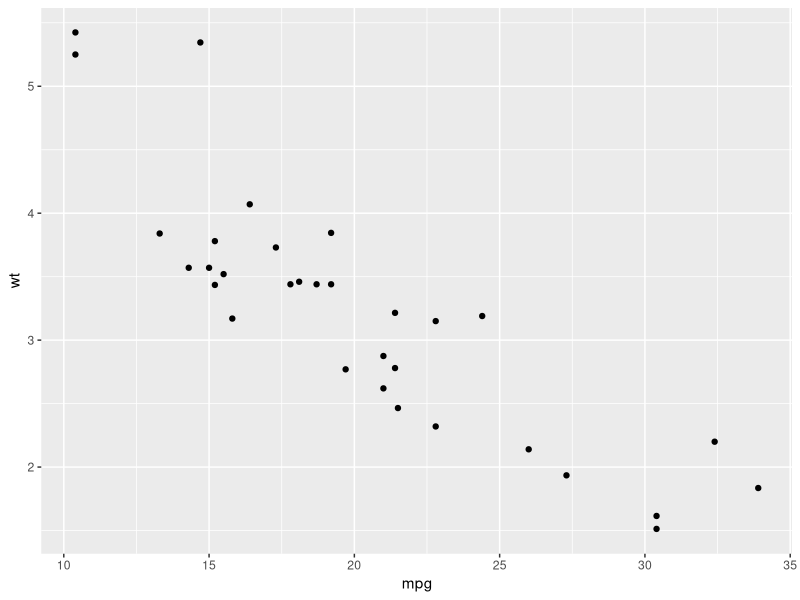
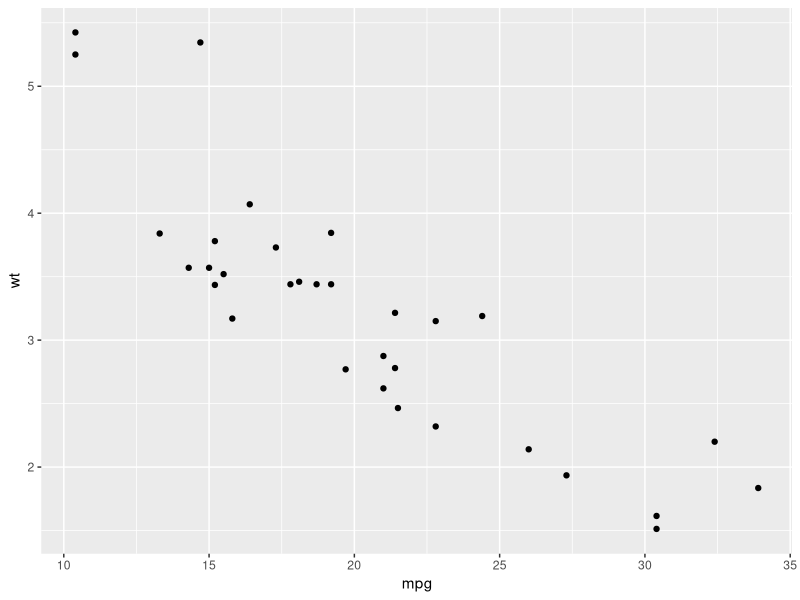
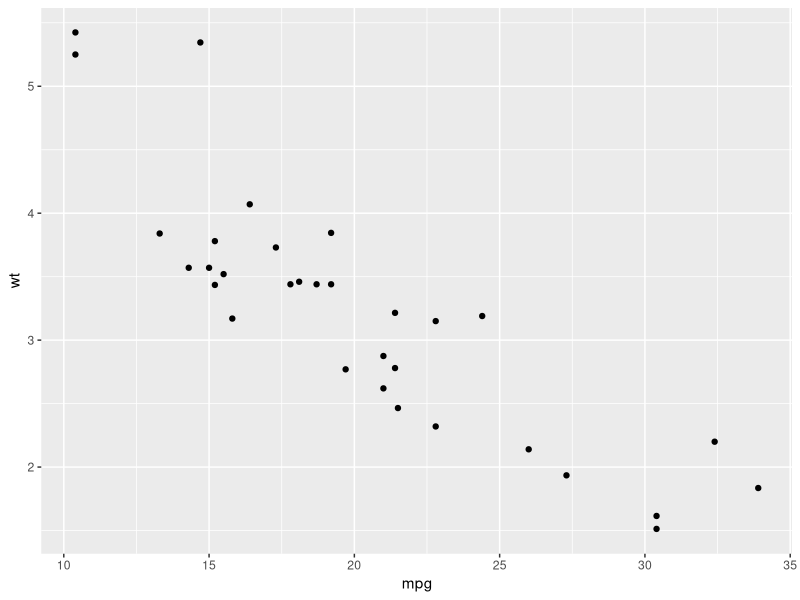
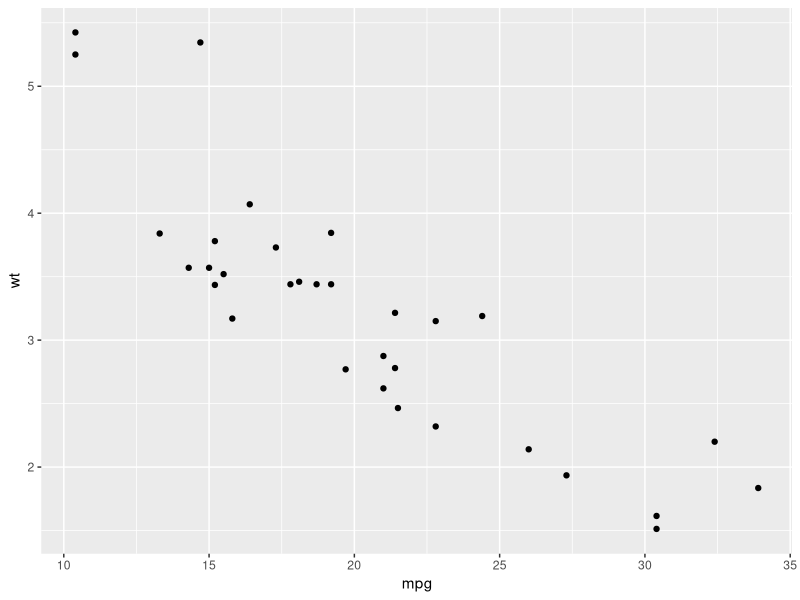
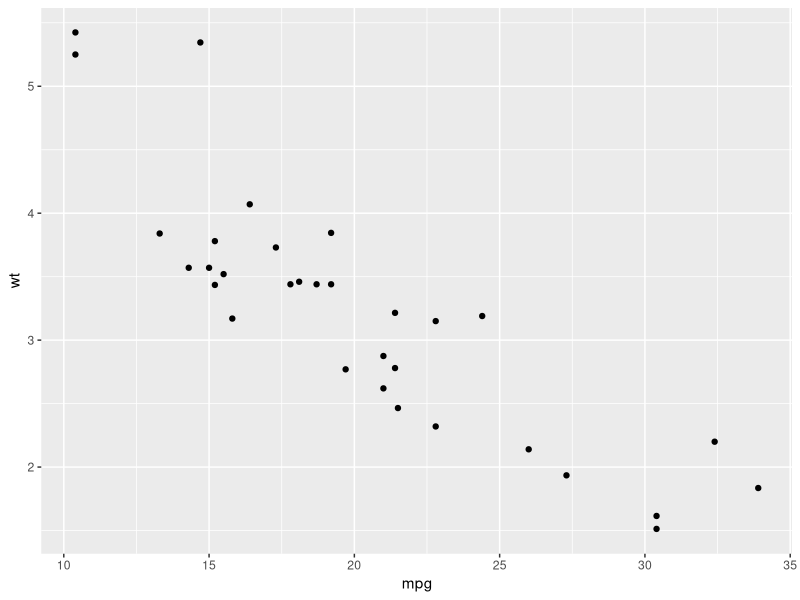
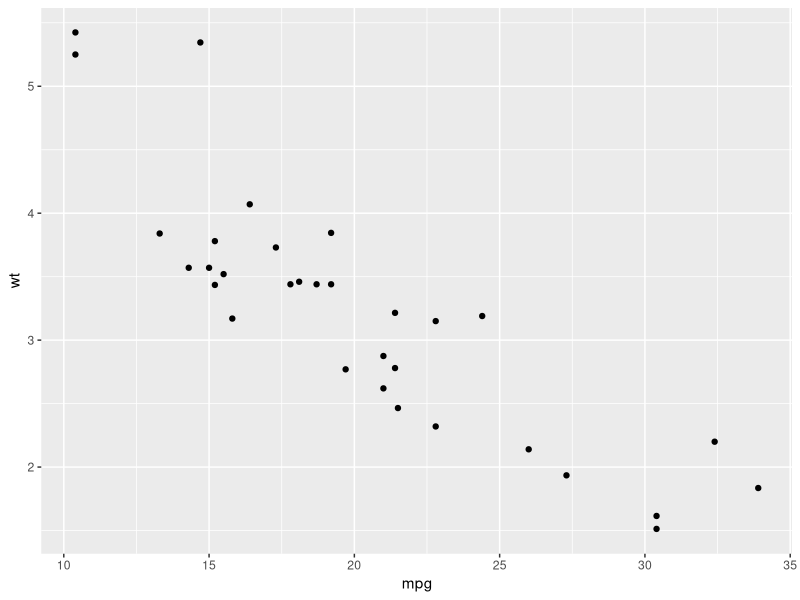
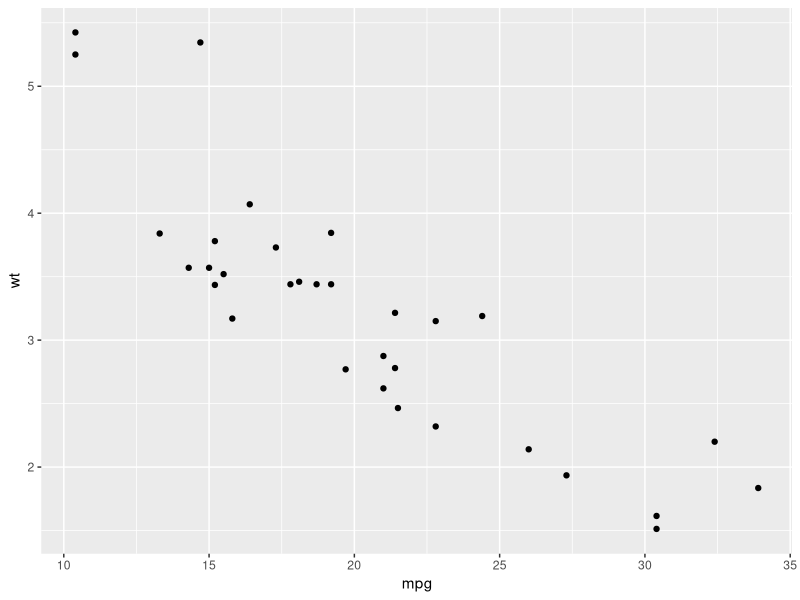
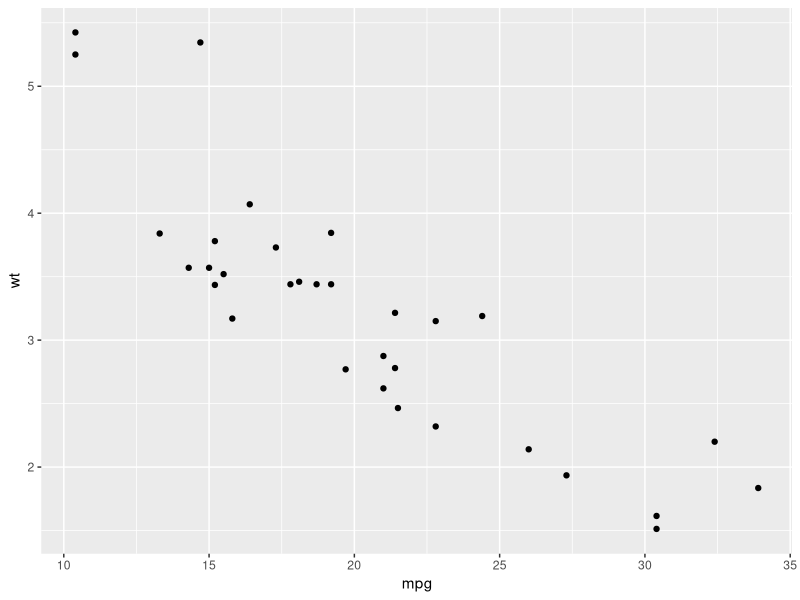

Generate these figures, in order, with R:
# r2py crawler metadata
# package: ggplot2
# source_type: rd_example
# topic: ggsave.Rd
# source_file: C:\Users\bened\AppData\Local\R\win-library\4.5\ggplot2\help
# lines: 32

suppressPackageStartupMessages(library(ggplot2))
ggplot(mtcars, aes(mpg, wt)) +
  geom_point()

# here, the device is inferred from the filename extension
ggsave("mtcars.pdf")
ggsave("mtcars.png")

# setting dimensions of the plot
ggsave("mtcars.pdf", width = 4, height = 4)
ggsave("mtcars.pdf", width = 20, height = 20, units = "cm")

# passing device-specific arguments to '...'
ggsave("mtcars.pdf", colormodel = "cmyk")

# delete files with base::unlink()
unlink("mtcars.pdf")
unlink("mtcars.png")

# specify device when saving to a file with unknown extension
# (for example a server supplied temporary file)
file <- tempfile()
ggsave(file, device = "pdf")
unlink(file)

# save plot to file without using ggsave
p <-
  ggplot(mtcars, aes(mpg, wt)) +
  geom_point()
png("mtcars.png")
print(p)
dev.off()
